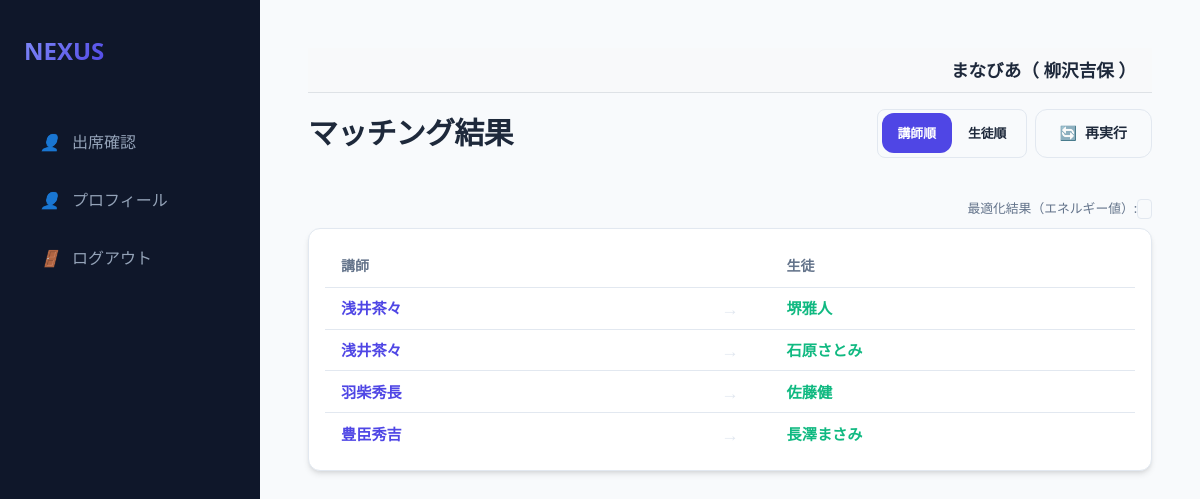
The app's page /result?event_id=4 (signed in), older data.
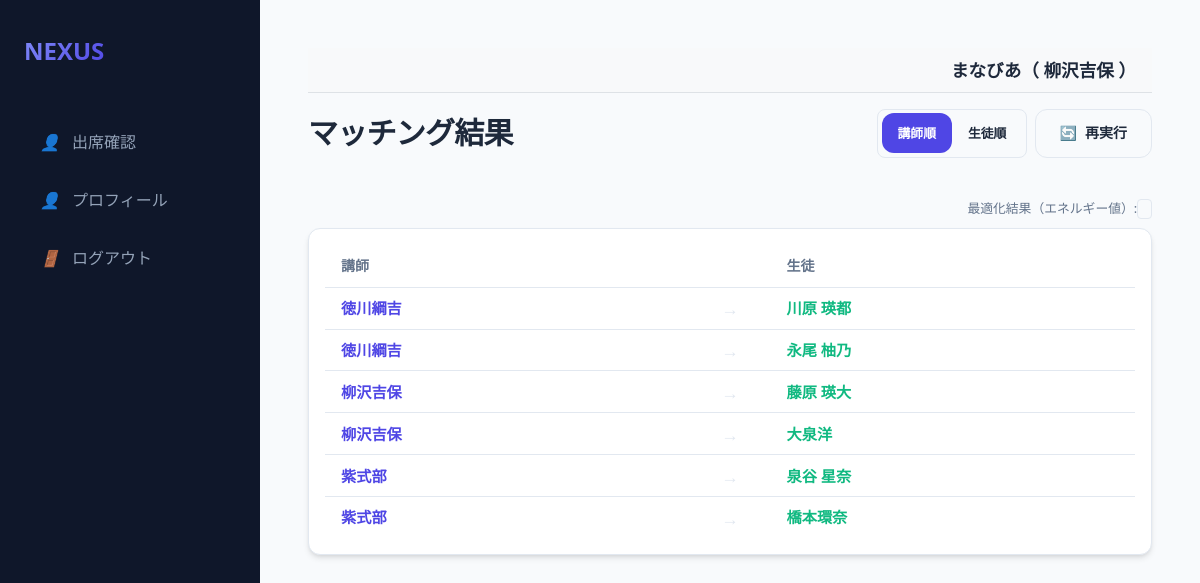
The same page, newer data.
### models.py (models this page shows, shortened)
class Organization(db.Model):
    id = db.Column(db.Integer, primary_key=True)
    name = db.Column(db.String(100), nullable=False)

class User(db.Model):
    id = db.Column(db.Integer, primary_key=True)
    username = db.Column(db.String(50), unique=True, nullable=False)
    name = db.Column(db.String(50), nullable=True)
    password_hash = db.Column(db.String(128), nullable=False)
    is_admin = db.Column(db.Boolean, default=False)
    is_super_admin = db.Column(db.Boolean, default=False)
    is_org_admin = db.Column(db.Boolean, default=False)
    organization_id = db.Column(db.Integer, db.ForeignKey('organization.id'), nullable=True)
    organization = db.relationship('Organization', backref='users')
    teacher_record = db.relationship('Teacher', back_populates='user', uselist=False)
    student_record = db.relationship('Student', back_populates='user', uselist=False)

class MatchResult(db.Model):
    id = db.Column(db.Integer, primary_key=True)
    event_id = db.Column(db.Integer, db.ForeignKey('event.id'), nullable=False)
    venue_id = db.Column(db.Integer, db.ForeignKey('venue.id'), nullable=False)
    teacher_id = db.Column(db.Integer, db.ForeignKey('teacher.id'), nullable=True)
    student_id = db.Column(db.Integer, db.ForeignKey('student.id'), nullable=True)
    teacher = db.Column(db.String(50))
    student = db.Column(db.String(50))

### app.py (the view)
@app.route('/result')
@login_required
def result():
    sort_by = request.args.get('sort', 'teacher')
    event_id = request.args.get('event_id', type=int) or session.get('selected_event_id')
    venue_id = session.get('selected_venue_id')
    query = MatchResult.query
    if event_id:
        query = query.filter_by(event_id=event_id)
        if venue_id:
            query = query.filter_by(venue_id=venue_id)
    else:
        query = query.filter(False)
    if sort_by == 'student':
        results = query.order_by(MatchResult.student, MatchResult.student_id).all()
    else:
        results = query.order_by(MatchResult.teacher, MatchResult.teacher_id).all()
    venue_name = None
    if venue_id:
        venue = Venue.query.get(venue_id)
        if venue:
            venue_name = venue.name
    return render_template('result.html', results=results, sort_by=sort_by, venue_name=venue_name)

### app.py (called while the page is built)
def login_required(f):
    @wraps(f)
    def decorated_function(*args, **kwargs):
        if 'user_id' not in session:
            return redirect(url_for('login'))
        return f(*args, **kwargs)
    return decorated_function

@app.context_processor
def inject_user():
    user = None
    if 'user_id' in session:
        user = User.query.get(session['user_id'])
    return dict(current_user=user)

### templates/result.html (shortened to what this page needs)
{% extends "base.html" %}
{% block content %}
<div class="header">
    <h1>マッチング結果 {% if venue_name %}（会場: {{ venue_name }}）{% endif %}</h1>
    <div style="display: flex; gap: 0.5rem;">
        <div class="btn-group" style="display: flex; background: var(--card-bg); border-radius: 8px; border: 1px solid var(--border); padding: 0.2rem;">
            <a href="/result?sort=teacher" class="btn" style="padding: 0.4rem 1rem; font-size: 0.8rem; background: {{ 'var(--primary)' if sort_by == 'teacher' else 'transparent' }}; color: {{ '#fff' if sort_by == 'teacher' else 'var(--text)' }}; border: none;">講師順</a>
            <a href="/result?sort=student" class="btn" style="padding: 0.4rem 1rem; font-size: 0.8rem; background: {{ 'var(--primary)' if sort_by == 'student' else 'transparent' }}; color: {{ '#fff' if sort_by == 'student' else 'var(--text)' }}; border: none;">生徒順</a>
        </div>
        <a href="/matching" class="btn btn-outline">
            <span>🔄</span> 再実行
        </a>
    </div>
</div>
{% if session.last_energy is not none %}
<div style="margin-bottom: 0.5rem; font-size: 0.8rem; color: var(--text-muted); text-align: right;">
    <span>最適化結果（エネルギー値）: </span>
    <code style="background: var(--card-bg); padding: 0.1rem 0.4rem; border-radius: 4px; border: 1px solid var(--border);">
    </code>
</div>
{% endif %}
<div class="card compact-card">
    <div class="table-container">
        <table class="compact-table">
            <thead>
                <tr>
                    <th style="width: 45%;">講師</th>
                    <th style="width: 10%; text-align: center;"></th>
                    <th style="width: 45%;">生徒</th>
                </tr>
            </thead>
            <tbody>
                {% for r in results %}
                <tr>
                    <td>
                        <div style="font-weight: 700; color: var(--primary);">{{ r.teacher }}</div>
                    </td>
                    <td class="arrow-cell" style="text-align: center; color: var(--border);">
                        →
                    </td>
                    <td>
                        <div style="font-weight: 700; color: #10b981;">{{ r.student }}</div>
                    </td>
                </tr>
                {% endfor %}
            </tbody>
        </table>
    </div>
</div>
{% endblock %}

### templates/base.html (shortened to what this page needs)
<!DOCTYPE html>
<html lang="ja">
<head>
    <link rel="stylesheet" href="{{ url_for('static', filename='style.css') }}">
</head>
<body>
<aside class="sidebar">
    <a href="/" class="logo">
        <span>NEXUS</span>
    </a>
    <nav class="nav-links">
        {% if current_user.is_admin %}
        <a href="/events" class="nav-item {{ 'active' if request.path == '/events' }}">
            <i>📋</i> イベント管理
        </a>
        <a href="/event/select" class="nav-item {{ 'active' if request.path == '/event/select' }}">
            <i>📅</i> イベント一覧
        </a>
        <a href="/venues" class="nav-item {{ 'active' if request.path == '/venues' }}">
            <i>📍</i> 会場一覧
        </a>
        <a href="/settings" class="nav-item {{ 'active' if request.path == '/settings' }}">
            <i>⚙️</i> デフォルト設定
        </a>
        <a href="/prohibited_matches" class="nav-item {{ 'active' if request.path == '/prohibited_matches' }}">
            <i>🚫</i> マッチング禁止
        </a>
        {% if session.get('selected_event_name', '')|trim == '学習会' and session.get('selected_event_status', '')|trim == '実施後' %}
        <a href="/evaluation/teacher" class="nav-item {{ 'active' if request.path == '/evaluation/teacher' }}">
            <i>🧑‍🏫</i> 講師による評価
        </a>
        <a href="/evaluation/student" class="nav-item {{ 'active' if request.path == '/evaluation/student' }}">
            <i>🎓</i> 生徒の感想
        </a>
        {% else %}
        <a href="/teachers" class="nav-item {{ 'active' if request.path == '/teachers' }}">
            <i>🧑‍🏫</i> 講師一覧
        </a>
        <a href="/students" class="nav-item {{ 'active' if request.path == '/students' }}">
            <i>🎓</i> 生徒一覧
        </a>
        {% if session.get('selected_event_name', '')|trim == '学習会' and session.get('selected_event_status', '')|trim == '実施' %}
        <a href="/matching/setup" class="nav-item {{ 'active' if request.path == '/matching/setup' }}">
            <i>🔄</i> マッチング実行
        </a>
        <a href="/result" class="nav-item {{ 'active' if request.path == '/result' }}">
            <i>📊</i> マッチング結果
        </a>
        <a href="/matching/adjustment" class="nav-item {{ 'active' if request.path == '/matching/adjustment' }}">
            <i>🛠️</i> マッチング調整
        </a>
        {% endif %}
        {% endif %}
        {% if current_user.is_super_admin %}
        <a href="/users" class="nav-item {{ 'active' if request.path == '/users' }}">
            <i>⚙️</i> 管理者一覧
        </a>
        <a href="/organizations" class="nav-item {{ 'active' if request.path == '/organizations' }}">
            <i>🏢</i> 組織一覧
        </a>
        {% endif %}
        {% elif current_user.teacher_record %}
        <a href="{{ url_for('teacher_dashboard') }}" class="nav-item {{ 'active' if request.path == '/teacher/dashboard' }}">
            <i>👤</i> 出席確認
        </a>
        <a href="{{ url_for('teacher_edit', id=current_user.teacher_record.id) }}" class="nav-item {{ 'active' if request.path == url_for('teacher_edit', id=current_user.teacher_record.id) }}">
            <i>👤</i> プロフィール
        </a>
        {% endif %}
        <a href="{{ url_for('logout') }}" class="nav-item">
            <i>🚪</i> ログアウト
        </a>
    </nav>
</aside>
<main class="main-content">
    {% if current_user %}
    <div style="background-color: #f8f9fa; padding: 0.5rem 1rem; margin-bottom: 1rem; border-bottom: 1px solid #dee2e6; text-align: right; font-size: 1.1rem; font-weight: bold;">
        {{ current_user.organization.name if current_user.organization else '組織なし' }}（
        {% if current_user.name %}
            {{ current_user.name }}
        {% elif current_user.teacher_record %}
            {{ current_user.teacher_record.name }}
        {% elif current_user.student_record %}
            {{ current_user.student_record.name }}
        {% else %}
            {{ current_user.username }}
        {% endif %}
        ）
    </div>
    {% endif %}
    {% block content %}{% endblock %}
</main>
</body>
</html>

### static/style.css (style rules this page uses)
:root { --primary: #4f46e5; --primary-hover: #4338ca; --bg-main: #f8fafc; --bg-card: #ffffff; --text-main: #1e293b; --text-muted: #64748b; --border: #e2e8f0; --shadow: 0 4px 6px -1px rgb(0 0 0 / 0.1), 0 2px 4px -2px rgb(0 0 0 / 0.1); --radius: 0.75rem; --sidebar-w: 260px; }
* { margin: 0; padding: 0; box-sizing: border-box; }
body { font-family: "Segoe UI", "Hiragino Kaku Gothic ProN", "Hiragino Sans", "Meiryo", sans-serif; background-color: var(--bg-main); color: var(--text-main); line-height: 1.6; display: flex; min-height: 100vh; }
.sidebar { width: var(--sidebar-w); background-color: #0f172a; color: white; padding: 2rem 1.5rem; display: flex; flex-direction: column; position: fixed; height: 100vh; transition: all 0.3s ease; }
.logo { font-size: 1.5rem; font-weight: 800; margin-bottom: 3rem; display: flex; align-items: center; gap: 0.75rem; color: #f8fafc; text-decoration: none; }
.logo span { background: linear-gradient(135deg, #818cf8, #4f46e5); -webkit-background-clip: text; -webkit-text-fill-color: transparent; }
.nav-links { display: flex; flex-direction: column; gap: 0.5rem; }
.nav-item { padding: 0.75rem 1rem; color: #94a3b8; text-decoration: none; border-radius: var(--radius); display: flex; align-items: center; gap: 0.75rem; transition: all 0.2s; }
.main-content { margin-left: var(--sidebar-w); flex: 1; padding: 3rem; max-width: 1200px; }
.header { display: flex; justify-content: space-between; align-items: center; margin-bottom: 2.5rem; }
h1 { font-size: 1.875rem; font-weight: 700; letter-spacing: -0.025em; }
.card { background: var(--bg-card); border: 1px solid var(--border); border-radius: var(--radius); padding: 2rem; box-shadow: var(--shadow); }
.table-container { overflow-x: auto; }
table { width: 100%; border-collapse: collapse; text-align: left; }
th { padding: 1rem; border-bottom: 1px solid var(--border); font-size: 0.875rem; text-transform: uppercase; color: var(--text-muted); font-weight: 600; }
td { padding: 1.25rem 1rem; border-bottom: 1px solid var(--border); }
tr:last-child td { border-bottom: none; }
.btn { display: inline-flex; align-items: center; justify-content: center; padding: 0.75rem 1.5rem; font-size: 0.875rem; font-weight: 600; border-radius: var(--radius); cursor: pointer; transition: all 0.2s; text-decoration: none; border: none; gap: 0.5rem; }
.btn-outline { background-color: transparent; border: 1px solid var(--border); color: var(--text-main); }

### templates/result.html (style rules this page uses)
.compact-table td { padding: 0.4rem 1rem !important; font-size: 0.95rem; }
.compact-table th { padding: 0.6rem 1rem !important; }
.compact-card { padding: 1rem !important; }
.arrow-cell { font-size: 1.1rem !important; padding: 0 !important; }

Row changes from the older to the newer data that the page shows:
removed MatchResult: teacher "浅井茶々", student "堺雅人"
removed MatchResult: teacher "浅井茶々", student "石原さとみ"
removed MatchResult: teacher "羽柴秀長", student "佐藤健"
removed MatchResult: teacher "豊臣秀吉", student "長澤まさみ"
added MatchResult: teacher "徳川綱吉", student "川原 瑛都"
added MatchResult: teacher "徳川綱吉", student "永尾 柚乃"
added MatchResult: teacher "柳沢吉保", student "藤原 瑛大"
added MatchResult: teacher "柳沢吉保", student "大泉洋"
added MatchResult: teacher "紫式部", student "泉谷 星奈"
added MatchResult: teacher "紫式部", student "橋本環奈"
